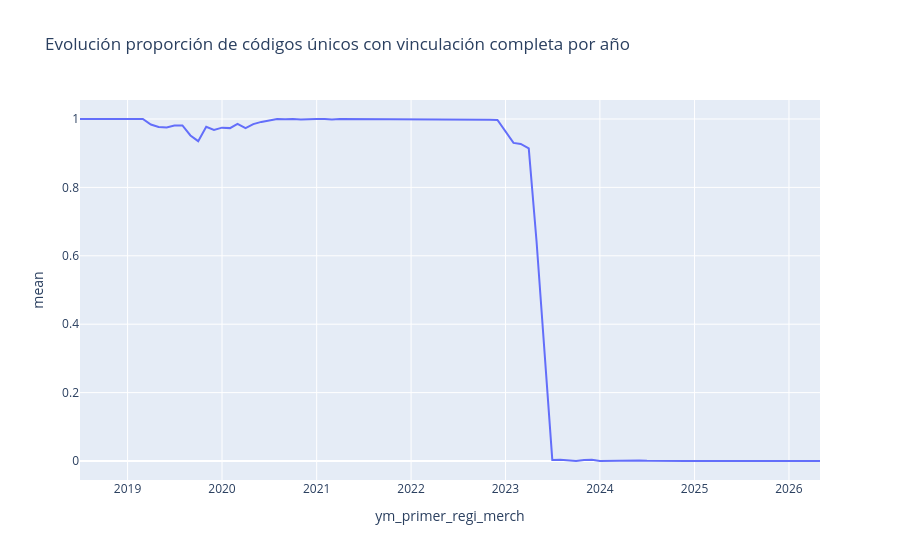

Notebook code cell kept with this figure:
### Code cell
fig = px.line(df.groupby(['ym_primer_regi_merch'])['vinc_completa'].describe().reset_index(),
               x="ym_primer_regi_merch", y="mean", title='Evolución proporción de códigos únicos con vinculación completa por año')
fig.show()
